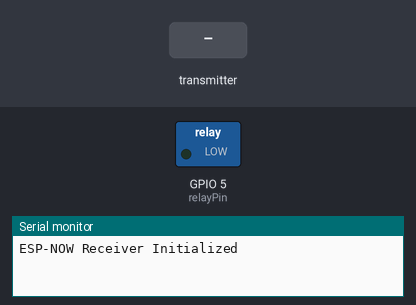
Bench run of a sketch on a simulated ESP32. Shown: switched loads named in the sketch (green lamp = pin HIGH), the last lines printed to the serial monitor. The inputs (shaded band) are chosen by the test bench.

Above: at 1.2 s.
1.3 s: the transmitter starts sending label = ON
At 2.3 s:
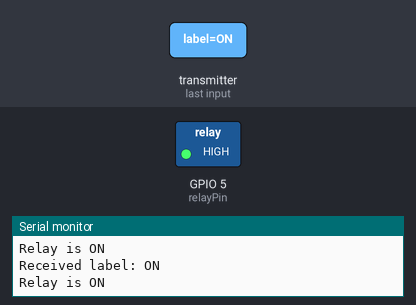
2.8 s: the transmitter starts sending label = OFF
At 3.4 s:
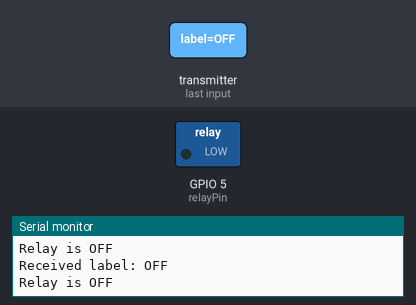
Timing chart, 0 to 5.8 s (numbered marks = the images above; inputs shaded):
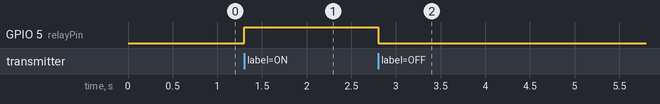

The sketch:

Slave.ino
```cpp
#include <esp_now.h>
#include <WiFi.h>

// Pin where the relay is connected
const int relayPin = 5;  // Use the appropriate GPIO pin for your relay

// Structure to receive the label
typedef struct struct_message {
    char label[10];  // Adjust size as needed
} struct_message;

struct_message incomingData;

// Callback function when data is received via ESP-NOW
void OnDataRecv(const uint8_t *mac, const uint8_t *incomingDataBytes, int len) {
    memcpy(&incomingData, incomingDataBytes, sizeof(incomingData));
    Serial.print("Received label: ");
    Serial.println(incomingData.label);

    // Control the relay based on the received label
    if (strcmp(incomingData.label, "ON") == 0) {
        digitalWrite(relayPin, HIGH);  // Turn relay ON
        Serial.println("Relay is ON");
    }
    else if (strcmp(incomingData.label, "OFF") == 0) {
        digitalWrite(relayPin, LOW);   // Turn relay OFF
        Serial.println("Relay is OFF");
    }
}


void setup() {
    // Initialize Serial Monitor
    Serial.begin(115200);

    // Initialize the relay pin
    pinMode(relayPin, OUTPUT);
    digitalWrite(relayPin, LOW);  // Ensure relay starts OFF

    // Set device as a Wi-Fi Station
    WiFi.mode(WIFI_STA);
    WiFi.disconnect(); // Disconnect from any AP

    // Initialize ESP-NOW
    if (esp_now_init() != ESP_OK) {
        Serial.println("Error initializing ESP-NOW");
        return;
    }

    // Register receive callback
    esp_now_register_recv_cb(OnDataRecv);

    Serial.println("ESP-NOW Receiver Initialized");
}

void loop() {
    // Do nothing, waiting for incoming ESP-NOW messages
}
```

Measured:
- after the input at 1.3 s, GPIO 5 (relayPin): LOW → HIGH at once
- after the input at 2.8 s, GPIO 5 (relayPin): HIGH → LOW at once
